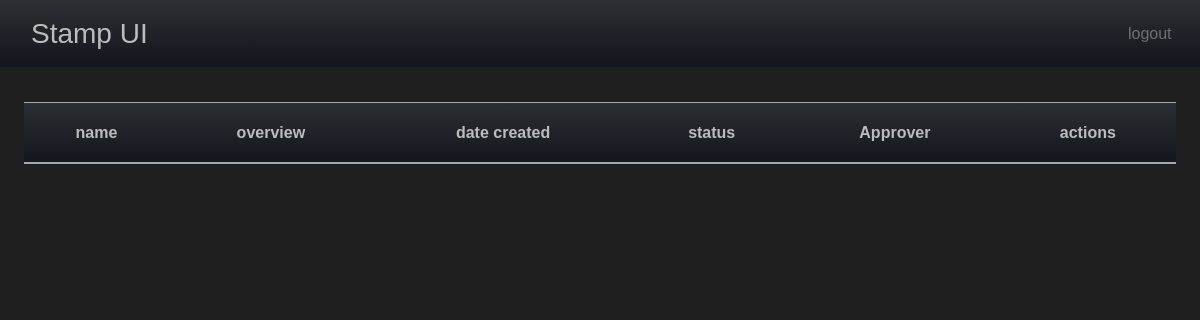
/my-planners (signed in), run on an earlier commit of the app's database.
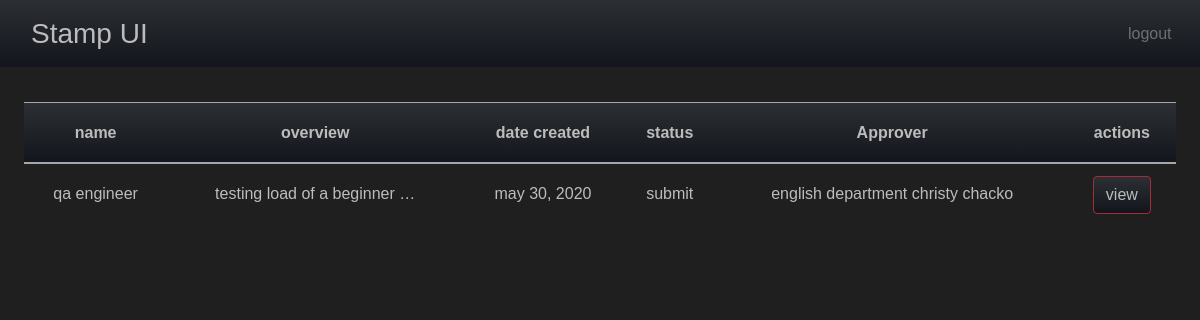
And on a later commit of the database.
### teacher/models.py (models this page shows, shortened)
class planners(models.Model):
    IS_APPROVED = (
        ('submit', 'submit'),
        ('approved', 'approved'),
        ('resubmit', 'resubmit')
    )
    title = models.CharField(max_length=40)
    content = models.TextField()
    date_posted = models.DateTimeField(default=timezone.now)
    author = models.ForeignKey(teacher_details, on_delete=models.DO_NOTHING)
    approver = models.ForeignKey(department_head, on_delete=models.DO_NOTHING, null=True)
    status = models.CharField(max_length=18, choices=IS_APPROVED, default='submit')

class department_head(models.Model):
    department = models.OneToOneField(department, on_delete=models.DO_NOTHING)
    department_leader = models.ForeignKey(teacher_details, on_delete=models.DO_NOTHING)
    def __str__(self):
        return f'{self.department} {self.department_leader}'

class department(models.Model):
    name = models.CharField(max_length=25)
    def __str__(self):
        return self.name

class teacher_details(models.Model):
    GENDER = (
        ('M', 'MALE'),
        ('F', 'FEMALE'),
        ('O', 'OTHER')
    )
    first_name = models.CharField(max_length=25)
    last_name = models.CharField(max_length=25)
    emp_code = models.CharField(max_length=10, unique=True)
    mobile = models.CharField(max_length=10)
    email = models.EmailField(unique=True)
    date_of_joining = models.DateField(null = True)
    gender = models.CharField(max_length=2, choices=GENDER)
    adress = models.CharField(max_length=25)
    adress2 = models.CharField(max_length=25)
    city = models.CharField(max_length=25)
    state = models.CharField(max_length=25, default='New Delhi')
    pincode = models.CharField(max_length=8)
    user_name = models.ForeignKey(User, on_delete = models.DO_NOTHING, null=True)
    def __str__(self):
        return f'{self.first_name} {self.last_name}'

### teacher/views.py (the view)
# urls.py: path('my-planners', views.my_planners,name='my-planners' ),
def my_planners(request):
    teacher = teacher_details.objects.filter(user_name=request.user)[0]
    my_planners = planners.objects.filter(author=teacher)
    context = {
        'my_planners': my_planners
    }
    return render(request, 'teacher/my-planners.html', context)

### teacher/templates/teacher/my-planners.html
{% extends "teacher/base.html" %} {% load crispy_forms_tags %} {% block content %}
<section class="my-planners table-responsive">
    <table class="table">
        <thead class="text-center bg-gradient-primary text-white">
            <tr>
                <th>name</th>
                <th>overview</th>
                <th>date created</th>
                <th>status</th>
                <th>Approver</th>
                <th>actions</th>
            </tr>
        </thead>
        <tbody class="text-center text-lowercase text-justify text-white">
            {% for planner in my_planners %}
            <tr>
                <td> {{ planner.title }}</td>
                <td> {{ planner.content| truncatewords:5 }} </td>
                <td> {{ planner.date_posted|date:"F d, Y" }} </td>
                <td> {{ planner.status }}</td>
                <td> {{ planner.approver}} </td>
                <td>
                    <a href="{% url 'my-planner-details' planner.id %}" class=" btn btn-danger rounded bg-gradient-primary text-white my-options">
                        View
                    </a>
                </td>
            </tr>
            {% endfor %}
        </tbody>
    </table>
</section>
{% endblock content %}

What changed in the data, as far as the page shows it:
added planners: title "qa engineer", content "testing load of a beginner …", date_posted "may 30, 2020", status "submit", approver "english department christy chacko"
